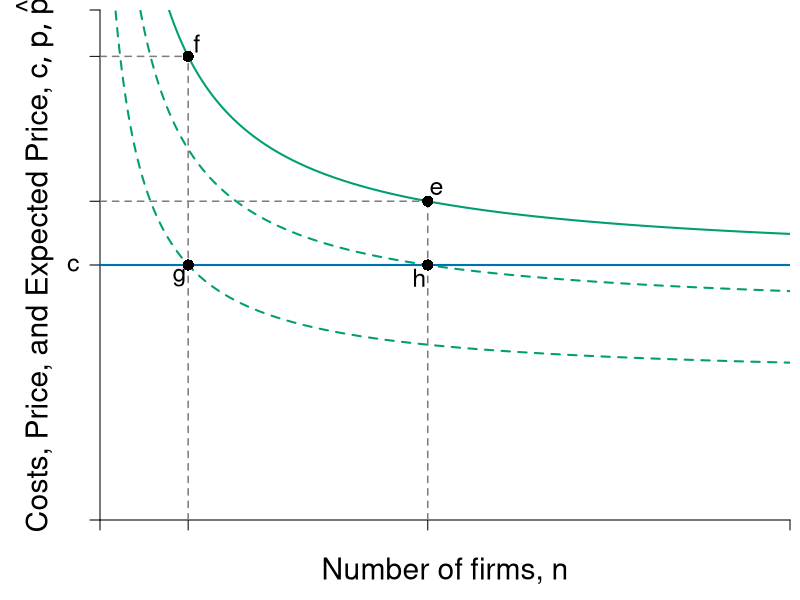

R code for this plot:
require(shape)
#pdf(file = "competitionmarkets/barriers_exam_nolabels.pdf", width = 9, height = 7)
jpeg(file = "barriers_exam_nolabels.jpg", width = 6*120, height = 4*120)

#Set parameters for graphics
axislabelsize <- 1.8
labelsize <- 1.5
namesize <- 1.8
annotatesize <- 1.5
graphlinewidth <- 2
segmentlinewidth <- 1.5

COL <- c("#7fc97f", "#beaed4", "#fdc086", "#ffff99", "#386cb0", "#f0027f", "#bf5b17", "#666666")
COLA <- c("#e0f3db", "#99d8c9","#66c2a4","#41ae76", "#238b45", "#005824")
COLB <- c("#c6dbef", "#4eb3d3", "#2b8cbe", "#0868ac","#084081")
COLC <- c("#fcfbfd", "#efedf5", "#dadaeb", "#bcbddc", "#9e9ac8", "#807dba", "#6a51a3", "#54278f", "#3f007d")
grays <- gray.colors(25, start = 1, end = 0)
CBCols <- c("#009E73","#0072B2","#E69F00","#CC79A7", "#F0E442")

par(mar =  c(4, 5, 0.5, 0.5))

Profit <- function(n, pbar = 60, c = 10, beta = 0.5) {
  (pbar - c)^2 / (((n + 1)^2)*beta)
}

totaln <- function(pi, pbar = 60, c = 10, beta = 0.5){
  (pbar - c)/(sqrt(pi*beta)) - 1
}

cournotPrice <- function(n, pbar = 60, c = 10) {
  c + (1/(n+1))*(pbar - c)
}


# Barriers to entry
# Inputs: Probability of BTE (b) and number of firms
# Outputs: Price Level at some n
bte <- function(n, b = 0) {
  cournotPrice(n)*(1-b)
}

nstar <- function(b, pbar = 60, c = 10){
  (pbar*(1 - b) - c) / (b*c)
}

#Levels for the barriers to entry specified here
barriers <- c(0.2, 0.45, 0.71, 0.73)

xlims <- c(0, 40)
ylims <- c(0, 20)

plot(0, 0, xlim = xlims, ylim = ylims, type = "n",
     xlab = expression(paste("")),
     ylab = expression(paste("")), 
     xaxt = "n", 
     yaxt = "n", 
     cex.lab = axislabelsize, 
     bty = "n",
     xaxs="i", 
     yaxs="i")

# ticksy <- seq(from = 0, to = ylims[2], by = 2)
# ylabels <- seq(from = 0, to = ylims[2], by = 2)
# ticksx <- seq(from = 0, to = xlims[2], by = 2)
# xlabels <- seq(from = 0, to = xlims[2], by = 2)
ticksy <- c(0, 10, cournotPrice(n = nstar(b = barriers[1])), cournotPrice(n = nstar(b = barriers[2])), ylims[2])
ylabels <- c(NA, expression(c), NA, NA, NA)
ticksx <- c(0, nstar(b = barriers[2]), nstar(b = barriers[1]), xlims[2])
xlabels <- c(NA,  NA, NA, NA)

axis(1, at = ticksx, pos = 0, labels = NA, cex.axis = labelsize)
axis(2, at = ticksy, pos = 0, labels = ylabels, las = 1, cex.axis = labelsize)

text(x = c(0,  nstar(b = barriers[2]) + 0.3, nstar(b = barriers[1]) + 0.3, xlims[2]), par("usr")[3], labels = xlabels, srt = 0, pos = 1, xpd = TRUE, cex = labelsize)

npts <- 500 
xx1 <- seq(xlims[1], xlims[2], length.out = npts)

#Lines for barrier graph
lines(xx1, bte(n = xx1, b = barriers[1]), col = CBCols[1], lty = 2, lwd = graphlinewidth)
lines(xx1, bte(n = xx1, b = barriers[2]), col = CBCols[1], lty = 2, lwd = graphlinewidth)

#Price with no barriers
# No Barrier --- Greenbte(n = nstar(b = 0), b = 0)
lines(xx1, cournotPrice(xx1, c = 10), col = CBCols[1], lwd = graphlinewidth) 

# lines(xx1, Profit(xx1, c = 0.25), col = COLA[4], lty = 2, lwd = segmentlinewidth)

#Label axes
#mtext(expression(paste("Number of firms, ", n)), side=1, line = 2.5, cex = axislabelsize)
text(0.5*xlims[2], -2, expression(paste("Number of firms, ", n)), xpd = TRUE, cex = axislabelsize) 
text(-3.8, 0.5*ylims[2], expression(paste("Costs, Price, and Expected Price, ", list(c, p, hat(p)) )), xpd = TRUE, cex = axislabelsize, srt = 90) 

#Arrows(18, 6.8, 18, 4.5, col = "black", lty = 1, code = 2, lwd = 2, arr.type = "triangle", arr.lwd = 0.5)
# text(16, 5.75, expression(paste("Decrease in ", rho)), cex = labelsize)


# Eq labels
# text(34, 12, expression(paste(p(n))), cex = labelsize)
# text(32, 8, expression(paste(hat(p)[L]*(list(n, b[L])) == (1-b[L])*p(n) )), cex = labelsize)
# text(32, 4.8, expression(paste(hat(p)[H]*(list(n, b[H])) == (1-b[H])*p(n) )), cex = labelsize)
# 

# line for the marginal cost
segments(0, 10, xlims[2], 10, 
         lty = 1, col = CBCols[2] , lwd = graphlinewidth
)

#For the low price with low barriers to entry
segments(nstar(b = barriers[1]), 0, 
         nstar(b = barriers[1]), 
         cournotPrice(n = nstar(b = barriers[1])), 
         lty = 2, col = grays[20], lwd = segmentlinewidth
)

segments(0, cournotPrice(n = nstar(b = barriers[1])), 
         nstar(b = barriers[1]), 
         cournotPrice(n = nstar(b = barriers[1])), 
         lty = 2, col = grays[20], lwd = segmentlinewidth
)

#For the high price with high barriers to entry
segments(nstar(b = barriers[2]), 0, 
         nstar(b = barriers[2]), 
         cournotPrice(n = nstar(b = barriers[2])), 
         lty = 2, col = grays[20], lwd = segmentlinewidth
)

segments(0, cournotPrice(n = nstar(b = barriers[2])), 
         nstar(b = barriers[2]), 
         cournotPrice(n = nstar(b = barriers[2])), 
         lty = 2, col = grays[20], lwd = segmentlinewidth
)

#This should probably have a loop, but I haven't worked it out. 
#Two points for the low barriers
points(x = nstar(b = barriers[1]), 
       y = cournotPrice(n = nstar(b = barriers[1])), 
       pch = 16, col = "black", cex = 1.5)

text(x = nstar(b = barriers[1]) + 0.5, 
     y = cournotPrice(n = nstar(b = barriers[1])) + 0.5,
     expression(paste(e)), cex = labelsize) 


points(x = nstar(b = barriers[1]), 
       y = bte(n = nstar(b = barriers[1]), b = barriers[1]), 
       pch = 16, col = "black", cex = 1.5)

text(x = nstar(b = barriers[1]) - 0.5, 
     y = bte(n = nstar(b = barriers[1]), b = barriers[1]) - 0.5, 
     expression(paste(h)), cex = labelsize) 

#Two points for the high barriers
points(x = nstar(b = barriers[2]),
       y = cournotPrice(n = nstar(b = barriers[2])),
       pch = 16, col = "black", cex = 1.5)

text(x = nstar(b = barriers[2]) + 0.5, 
     y = cournotPrice(n = nstar(b = barriers[2])) + 0.5,
     expression(paste(f)), cex = labelsize) 

points(x = nstar(b = barriers[2]),
       y = bte(n = nstar(b = barriers[2]), b = barriers[2]),
       pch = 16, col = "black", cex = 1.5)

text(x = nstar(b = barriers[2]) - 0.5, 
     y = bte(n = nstar(b = barriers[2]), b = barriers[2]) - 0.5, 
     expression(paste(g)), cex = labelsize) 

# points(x = nstar(b = barriers[3]),
#        y = bte(n = nstar(b = barriers[3]), b = barriers[3]),
#        pch = 16, col = "black", cex = 1.5)
# points(x = nstar(b = barriers[4]), 
#        y = bte(n = nstar(b = barriers[4]),b = barriers[4]), 
#        pch = 16, col = "black", cex = 1.5)

dev.off()
